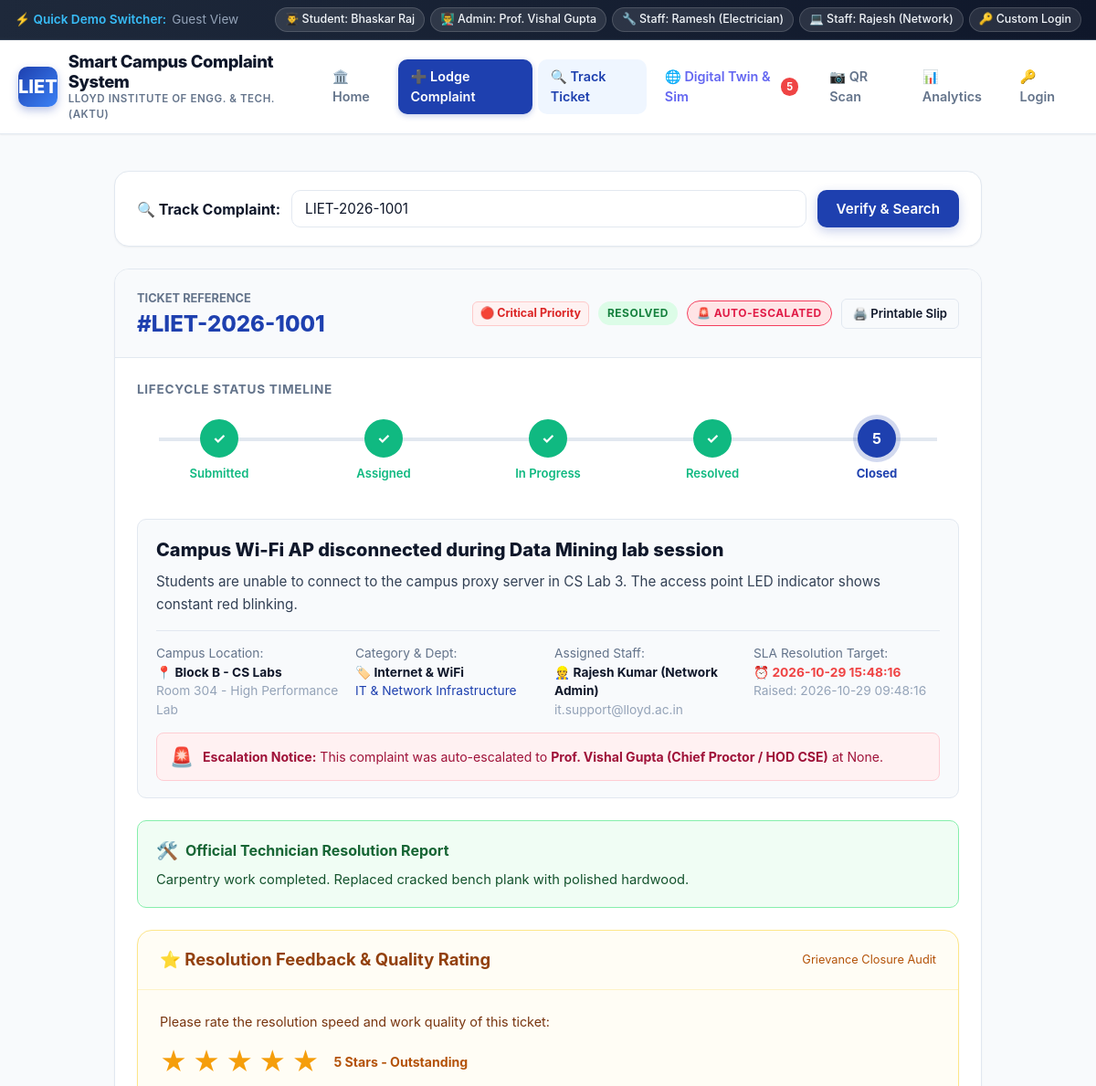
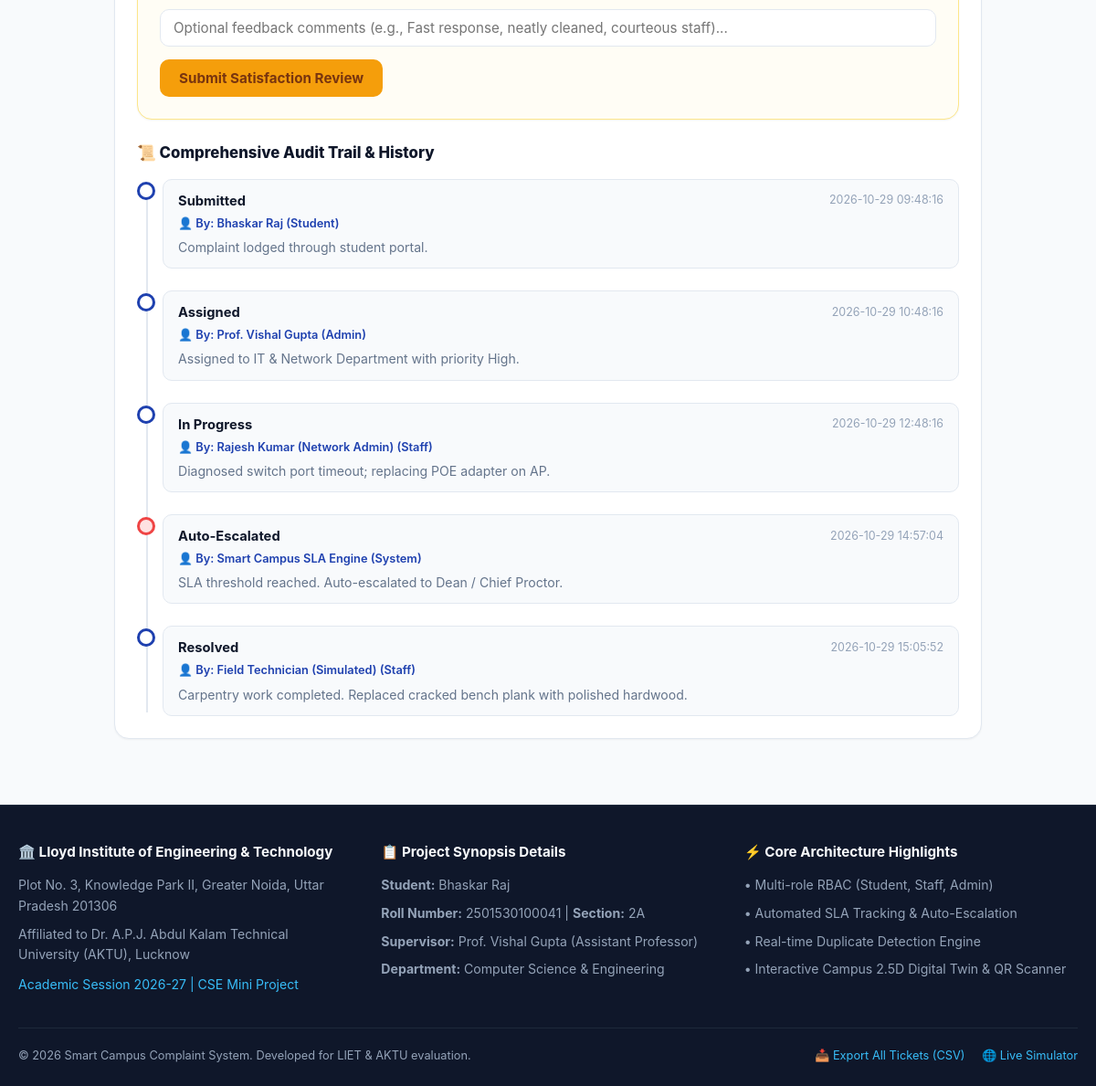
Page /track/LIET-2026-1001 on the committed database (2 pictures, top to bottom).
### tables this page shows
CREATE TABLE complaints (
        ticket_id TEXT PRIMARY KEY,
        user_id INTEGER,
        user_name TEXT,
        user_email TEXT,
        user_roll TEXT,
        category TEXT NOT NULL,
        subcategory TEXT,
        building_block TEXT NOT NULL,
        room_location TEXT NOT NULL,
        title TEXT NOT NULL,
        description TEXT NOT NULL,
        priority TEXT NOT NULL DEFAULT 'Medium',
        status TEXT NOT NULL DEFAULT 'Submitted',
        assigned_dept_id INTEGER,
        assigned_staff_name TEXT,
        image_path TEXT,
        resolution_remarks TEXT,
        resolution_image TEXT,
        sla_deadline TEXT,
        is_escalated INTEGER DEFAULT 0,
        escalated_to TEXT,
        escalated_at TEXT,
        upvotes INTEGER DEFAULT 0,
        created_at TEXT,
        updated_at TEXT,
        FOREIGN KEY (user_id) REFERENCES users (id),
        FOREIGN KEY (assigned_dept_id) REFERENCES departments (id)
    );

CREATE TABLE departments (
        id INTEGER PRIMARY KEY AUTOINCREMENT,
        name TEXT NOT NULL,
        code TEXT UNIQUE NOT NULL,
        head_name TEXT,
        head_email TEXT,
        sla_hours INTEGER DEFAULT 24,
        icon TEXT
    );

CREATE TABLE complaint_logs (
        id INTEGER PRIMARY KEY AUTOINCREMENT,
        ticket_id TEXT NOT NULL,
        action TEXT NOT NULL,
        performed_by TEXT NOT NULL,
        role TEXT NOT NULL,
        notes TEXT,
        created_at TEXT DEFAULT CURRENT_TIMESTAMP,
        FOREIGN KEY (ticket_id) REFERENCES complaints (ticket_id)
    );

### app.py (the view)
@app.route('/track/<ticket_id>')
def track_complaint(ticket_id):
    db = get_db()
    cursor = db.cursor()
    cursor.execute("""
    SELECT c.*, d.name as dept_name, d.head_name as dept_head, d.head_email as dept_email,
           f.rating as feedback_rating, f.comment as feedback_comment, f.created_at as feedback_time
    FROM complaints c
    LEFT JOIN departments d ON c.assigned_dept_id = d.id
    LEFT JOIN feedback f ON c.ticket_id = f.ticket_id
    WHERE c.ticket_id = ?
    """, (ticket_id,))
    ticket = cursor.fetchone()
    if not ticket:
        db.close()
        flash(f"No complaint found with ticket ID '{ticket_id}'. Please check the number and try again.", "warning")
        return render_template('track.html', ticket=None, search_id=ticket_id)
    cursor.execute("""
    SELECT * FROM complaint_logs
    WHERE ticket_id = ?
    ORDER BY created_at ASC
    """, (ticket_id,))
    logs = cursor.fetchall()
    db.close()
    return render_template('track.html', ticket=ticket, logs=logs)

### app.py (called while the page is built)
@app.before_request
def load_logged_in_user():
    user_id = session.get('user_id')
    if user_id is None:
        g.user = None
    else:
        db = get_db()
        cursor = db.cursor()
        cursor.execute("SELECT * FROM users WHERE id = ?", (user_id,))
        g.user = cursor.fetchone()
        db.close()

### database.py (called while the page is built)
def get_db():
    conn = sqlite3.connect(DB_PATH)
    conn.row_factory = sqlite3.Row
    conn.execute("PRAGMA foreign_keys = ON")
    return conn

### templates/track.html (shortened to what this page needs)
{% extends "base.html" %}
{% block content %}
<div style="max-width: 950px; margin: 0 auto;">
  <div class="card" style="margin-bottom: 24px;">
    <div class="card-body" style="padding: 20px 24px;">
      <form action="{{ url_for('track_index') }}" method="GET" style="display: flex; gap: 12px; align-items: center; flex-wrap: wrap;">
        <span style="font-weight: 700; color: var(--secondary); font-size: 1rem;">🔍 Track Complaint:</span>
        <input
          type="text"
          name="ticket_id"
          value="{{ ticket.ticket_id if ticket else search_id or '' }}"
          placeholder="Enter Ticket ID (e.g. LIET-2026-1001)..."
          class="form-control"
          style="flex: 1; min-width: 240px;"
          required
        >
        <button type="submit" class="btn btn-primary">
          Verify & Search
        </button>
      </form>
    </div>
  </div>
  {% if ticket %}
    <div class="card">
      <div class="card-header" style="background: #f8fafc; flex-wrap: wrap; gap: 10px;">
        <div>
          <span style="font-size: 0.8rem; font-weight: 700; color: var(--text-muted); text-transform: uppercase;">Ticket Reference</span>
          <h2 style="font-size: 1.5rem; font-weight: 800; color: var(--primary);">#{{ ticket.ticket_id }}</h2>
        </div>
        <div style="display: flex; align-items: center; gap: 10px; flex-wrap: wrap;">
          {% if ticket.priority == 'Critical' %}
            <span class="prio-pill prio-critical">🔴 Critical Priority</span>
          {% elif ticket.priority == 'High' %}
            <span class="prio-pill prio-high">🟠 High Priority</span>
          {% elif ticket.priority == 'Medium' %}
            <span class="prio-pill prio-medium">🔵 Medium Priority</span>
          {% else %}
            <span class="prio-pill prio-low">🟢 Low Priority</span>
          {% endif %}
          {% if ticket.status == 'Submitted' %}
            <span class="badge badge-submitted">Submitted</span>
          {% elif ticket.status == 'Assigned' %}
            <span class="badge badge-assigned">Assigned</span>
          {% elif ticket.status == 'In Progress' %}
            <span class="badge badge-in-progress">In Progress</span>
          {% elif ticket.status == 'Resolved' %}
            <span class="badge badge-resolved">Resolved</span>
          {% elif ticket.status == 'Closed' %}
            <span class="badge badge-closed">Closed</span>
          {% endif %}
          {% if ticket.is_escalated %}
            <span class="badge badge-escalated">🚨 Auto-Escalated</span>
          {% endif %}
          <a href="{{ url_for('print_slip', ticket_id=ticket.ticket_id) }}" target="_blank" class="btn btn-sm btn-outline">
            🖨️ Printable Slip
          </a>
        </div>
      </div>
      <div class="card-body">
        <div style="margin-bottom: 30px;">
          <h4 style="font-size: 0.85rem; font-weight: 700; color: var(--text-muted); text-transform: uppercase; margin-bottom: 12px; letter-spacing: 0.05em;">
            Lifecycle Status Timeline
          </h4>
          {% set s = ticket.status %}
          <div class="stepper-container" style="padding-top: 10px;">
            <ul class="stepper">
              <li class="step-item {% if s in ('Submitted', 'Assigned', 'In Progress', 'Resolved', 'Closed') %}completed{% endif %}">
                <div class="step-circle">✓</div>
                <div class="step-label">Submitted</div>
              </li>
              <li class="step-item {% if s in ('Assigned', 'In Progress', 'Resolved', 'Closed') %}completed{% elif s == 'Submitted' %}active{% endif %}">
                <div class="step-circle">{% if s in ('Assigned', 'In Progress', 'Resolved', 'Closed') %}✓{% else %}2{% endif %}</div>
                <div class="step-label">Assigned</div>
              </li>
              <li class="step-item {% if s in ('In Progress', 'Resolved', 'Closed') %}completed{% elif s == 'Assigned' %}active{% endif %}">
                <div class="step-circle">{% if s in ('In Progress', 'Resolved', 'Closed') %}✓{% else %}3{% endif %}</div>
                <div class="step-label">In Progress</div>
              </li>
              <li class="step-item {% if s in ('Resolved', 'Closed') %}completed{% elif s == 'In Progress' %}active{% endif %}">
                <div class="step-circle">{% if s in ('Resolved', 'Closed') %}✓{% else %}4{% endif %}</div>
                <div class="step-label">Resolved</div>
              </li>
              <li class="step-item {% if s == 'Closed' %}completed{% elif s == 'Resolved' %}active{% endif %}">
                <div class="step-circle">{% if s == 'Closed' %}✓{% else %}5{% endif %}</div>
                <div class="step-label">Closed</div>
              </li>
            </ul>
          </div>
        </div>
        <div style="background: #f8fafc; border: 1px solid var(--border); border-radius: var(--radius-md); padding: 18px 20px; margin-bottom: 24px;">
          <h3 style="font-size: 1.25rem; font-weight: 800; color: var(--secondary); margin-bottom: 8px;">
            {{ ticket.title }}
          </h3>
          <p style="color: #334155; font-size: 0.95rem; line-height: 1.6; margin-bottom: 16px;">
            {{ ticket.description }}
          </p>
          <div style="display: grid; grid-template-columns: repeat(auto-fit, minmax(200px, 1fr)); gap: 14px; font-size: 0.86rem; border-top: 1px solid var(--border); padding-top: 14px;">
            <div>
              <span style="color: var(--text-muted); display: block;">Campus Location:</span>
              <b style="color: var(--secondary);">📍 {{ ticket.building_block }}</b>
              <div style="color: var(--text-subtle);">{{ ticket.room_location }}</div>
            </div>
            <div>
              <span style="color: var(--text-muted); display: block;">Category & Dept:</span>
              <b style="color: var(--secondary);">🏷️ {{ ticket.category }}</b>
              <div style="color: var(--primary);">{{ ticket.dept_name or 'Auto-assigning...' }}</div>
            </div>
            <div>
              <span style="color: var(--text-muted); display: block;">Assigned Staff:</span>
              <b style="color: var(--secondary);">👷 {{ ticket.assigned_staff_name or 'Pending Dispatch' }}</b>
              <div style="color: var(--text-subtle);">{{ ticket.dept_email or 'Helpdesk' }}</div>
            </div>
            <div>
              <span style="color: var(--text-muted); display: block;">SLA Resolution Target:</span>
              <b style="color: var(--danger);">⏰ {{ ticket.sla_deadline or 'Within 24 Hours' }}</b>
              <div style="color: var(--text-subtle);">Raised: {{ ticket.created_at }}</div>
            </div>
          </div>
          {% if ticket.is_escalated %}
            <div style="background: #fff1f2; border: 1px solid #fecdd3; border-radius: 8px; padding: 10px 14px; margin-top: 14px; display: flex; align-items: center; gap: 10px;">
              <span style="font-size: 1.3rem;">🚨</span>
              <div style="font-size: 0.88rem; color: #9f1239;">
                <b>Escalation Notice:</b> This complaint was auto-escalated to <b>{{ ticket.escalated_to }}</b> at {{ ticket.escalated_at }}.
              </div>
            </div>
          {% endif %}
        </div>
        {% if ticket.resolution_remarks %}
          <div style="background: #f0fdf4; border: 1px solid #86efac; border-radius: var(--radius-md); padding: 18px 20px; margin-bottom: 24px;">
            <div style="display: flex; align-items: center; gap: 8px; margin-bottom: 6px;">
              <span style="font-size: 1.2rem;">🛠️</span>
              <h4 style="font-size: 1rem; font-weight: 700; color: #166534;">Official Technician Resolution Report</h4>
            </div>
            <p style="color: #14532d; font-size: 0.92rem; line-height: 1.6;">
              {{ ticket.resolution_remarks }}
            </p>
          </div>
        {% endif %}
        {% if ticket.status in ('Resolved', 'Closed') %}
          <div class="card" style="border-color: #fde68a; background: #fffdf5; margin-bottom: 24px;">
            <div class="card-header" style="background: transparent; border-color: #fef3c7;">
              <h3 style="color: #92400e;">⭐ Resolution Feedback & Quality Rating</h3>
              <span style="font-size: 0.8rem; color: #b45309;">Grievance Closure Audit</span>
            </div>
            <div class="card-body">
              {% if ticket.feedback_rating %}
                <div style="display: flex; align-items: center; gap: 14px;">
                  <div style="font-size: 1.8rem; color: #f59e0b;">
                    {% for i in range(ticket.feedback_rating|int) %}★{% endfor %}
                    {% for i in range(5 - (ticket.feedback_rating|int)) %}☆{% endfor %}
                  </div>
                  <div>
                    <b style="color: var(--secondary);">Rating: {{ ticket.feedback_rating }} / 5 Stars</b>
                    <p style="color: #64748b; font-size: 0.9rem; margin-top: 2px;">"{{ ticket.feedback_comment }}"</p>
                  </div>
                </div>
              {% else %}
                <form action="{{ url_for('submit_feedback') }}" method="POST">
                  <p style="font-size: 0.9rem; color: #78350f; margin-bottom: 12px;">
                    Please rate the resolution speed and work quality of this ticket:
                  </p>
                  <div style="display: flex; align-items: center; gap: 16px; margin-bottom: 14px;">
                    <div id="star-picker" class="star-rating">
                      <span class="star" data-value="1">★</span>
                      <span class="star" data-value="2">★</span>
                      <span class="star" data-value="3">★</span>
                      <span class="star" data-value="4">★</span>
                      <span class="star filled" data-value="5">★</span>
                    </div>
                    <span id="rating-text" style="font-size: 0.88rem; font-weight: 700; color: #b45309;">5 Stars - Outstanding</span>
                  </div>
                  <div class="form-group" style="margin-bottom: 14px;">
                    <input
                      type="text"
                      name="comment"
                      class="form-control"
                      placeholder="Optional feedback comments (e.g., Fast response, neatly cleaned, courteous staff)..."
                      style="background: white;"
                    >
                  </div>
                  <button type="submit" class="btn btn-warning" style="font-weight: 700;">
                    Submit Satisfaction Review
                  </button>
                </form>
              {% endif %}
            </div>
          </div>
        {% endif %}
        <h4 style="font-size: 1.05rem; font-weight: 800; color: var(--secondary); margin-bottom: 16px; display: flex; align-items: center; gap: 8px;">
          <span>📜 Comprehensive Audit Trail & History</span>
        </h4>
        <ul class="timeline">
          {% for log in logs %}
            <li class="timeline-item {% if log.action == 'Escalated' or log.action == 'Auto-Escalated' %}escalated{% endif %}">
              <div class="timeline-dot"></div>
              <div class="timeline-content">
                <div class="timeline-header">
                  <span class="timeline-title">{{ log.action }}</span>
                  <span class="timeline-time">{{ log.created_at }}</span>
                </div>
                <div class="timeline-actor">
                  👤 By: {{ log.performed_by }} ({{ log.role }})
                </div>
                {% if log.notes %}
                  <div class="timeline-notes">
                    {{ log.notes }}
                  </div>
                {% endif %}
              </div>
            </li>
          {% endfor %}
        </ul>
      </div>
    </div>
  {% endif %}
</div>
{% endblock %}

### rows in the picture
complaints: ticket_id "LIET-2026-1001", title "Campus Wi-Fi AP disconnected during Data Mining lab session", description "Students are unable to connect to the campus proxy server in CS Lab 3. The access point LED indicator shows constant red blinking.", building_block "Block B - CS Labs", room_location "Room 304 - High Performance Lab", category "Internet & WiFi", assigned_staff_name "Rajesh Kumar (Network Admin)", sla_deadline "2026-10-29 15:48:16", created_at "2026-10-29 09:48:16", escalated_to "Prof. Vishal Gupta (Chief Proctor / HOD CSE)", resolution_remarks "Carpentry work completed. Replaced cracked bench plank with polished hardwood."
departments: name "IT & Network Infrastructure", head_email "it.support@lloyd.ac.in"
complaint_logs: action "Submitted", created_at "2026-10-29 09:48:16", performed_by "Bhaskar Raj", role "Student", notes "Complaint lodged through student portal."
complaint_logs: action "Assigned", created_at "2026-10-29 10:48:16", performed_by "Prof. Vishal Gupta", role "Admin", notes "Assigned to IT & Network Department with priority High."
complaint_logs: action "In Progress", created_at "2026-10-29 12:48:16", performed_by "Rajesh Kumar (Network Admin)", role "Staff", notes "Diagnosed switch port timeout; replacing POE adapter on AP."
complaint_logs: action "Auto-Escalated", created_at "2026-10-29 14:57:04", performed_by "Smart Campus SLA Engine", role "System", notes "SLA threshold reached. Auto-escalated to Dean / Chief Proctor."
complaint_logs: action "Resolved", created_at "2026-10-29 15:05:52", performed_by "Field Technician (Simulated)", role "Staff", notes "Carpentry work completed. Replaced cracked bench plank with polished hardwood."

### other values in the picture
{{ global_escalated_count }} "5"
{{ ticket.escalated_at }} "None"
